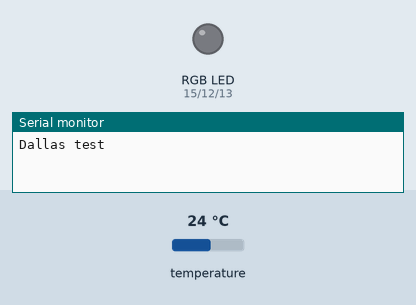
The sketch below on a simulated Arduino Uno, built with avr-gcc and run on an emulated ATmega328P. Shown: an RGB LED mixed from three pins (HIGH = lit), the last lines printed to the serial monitor. The test bench sets the inputs (shaded band); at power-on: temperature 24 °C.

Above: at 2.7 s.
At 3.48 s:
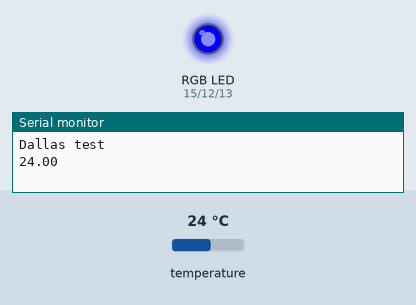
Timing chart, 0 to 4.9 s (numbered marks = the images above):
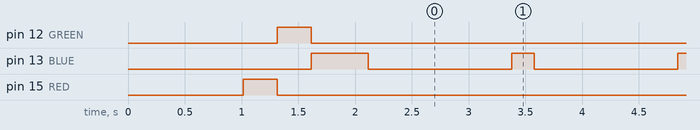

The sketch:

dallas1.ino
```cpp
//octopusengine - basic test: simple dallas temperature sensor
//-----------------------------------------------------------
#include <OneWire.h> //2016/10 - new edition: https://github.com/PaulStoffregen/OneWire
#include <DallasTemperature.h> // lib. for DS18B20
#include <Wire.h> //for i2c / oled
#include "oeESP.h"
// ------ declaration DS18B20
#define ONE_WIRE_BUS 0
OneWire oneWire(ONE_WIRE_BUS);
DallasTemperature sensors(&oneWire);
//------ /declar
int interval=2; // every 2 sec.
float celsius;

unsigned long previousMillis = 0;

void setup() {
  Serial.begin(115200);
  Serial.println("Dallas test");
  sensors.begin();  // ----- DS18B20
  delay(1000);
  ledRGB();
}

void loop() {
  blinkBlu();
  unsigned long currentMillis = millis();

  if (currentMillis - previousMillis >= interval) {
     previousMillis = currentMillis;
     sensors.requestTemperatures(); // Send the command to get temperatures
     celsius = sensors.getTempCByIndex(0);

     Serial.println(celsius);
     if (int(celsius)>25){
       ledRed();
       delay(500);
     }
   }
}
```

oeESP.h
```cpp
//octopus engine - lib. for Witty board (ESP8266)
//2016/09
//-----------------------------------------------
const int RED = 15;
const int GREEN = 12;//13
const int BLUE = 13;//12
const int PHOTO = A0;
const int BUTTON = 4;

//-----------------------------------------------
void ledRGB(){
  analogWrite(RED, 1023);
  analogWrite(GREEN, 0);
  analogWrite(BLUE, 0);
  delay(300);

  analogWrite(RED, 0);
  analogWrite(GREEN, 1023);
  analogWrite(BLUE, 0);
  delay(300);

  analogWrite(RED, 0);
  analogWrite(GREEN, 0);
  analogWrite(BLUE, 1023);
  delay(300);
}

//-----------------------------------------------
void ledRed()
{
   analogWrite(RED, 1023);
   analogWrite(GREEN,0);
   analogWrite(BLUE,0);
  }

void ledGre()
{
   analogWrite(RED, 0);
   analogWrite(GREEN,1023);
   analogWrite(BLUE,0);
  }

void ledBlu()
{
   analogWrite(RED, 0);
   analogWrite(GREEN,0);
   analogWrite(BLUE,1023);
  }

//-----------------------------------------------
void blinkRed(){
   analogWrite(RED, 1023);
   analogWrite(GREEN, 0);
   analogWrite(BLUE, 0);
   delay(300);
   analogWrite(RED, 0);
   analogWrite(GREEN, 0);
   analogWrite(BLUE, 0);
   delay(300);
  }

void blinkGre(){
   analogWrite(RED, 0);
   analogWrite(GREEN,1023);
   analogWrite(BLUE, 0);
   delay(300);
   analogWrite(RED, 0);
   analogWrite(GREEN, 0);
   analogWrite(BLUE, 0);
   delay(300);
  }

void blinkBlu(){
   analogWrite(RED, 0);
   analogWrite(GREEN,0);
   analogWrite(BLUE,1023);
   delay(200);
   analogWrite(RED, 0);
   analogWrite(GREEN, 0);
   analogWrite(BLUE, 0);
   delay(500);
  }
```

Measured:
- by itself, pin 13 (BLUE): alternates HIGH for 0.20 s and LOW for 1.3 s
